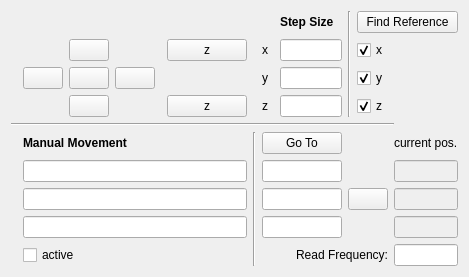
<?xml version="1.0" encoding="UTF-8"?>
<ui version="4.0">
 <class>Form</class>
 <widget class="QWidget" name="Form">
  <property name="geometry">
   <rect>
    <x>0</x>
    <y>0</y>
    <width>434</width>
    <height>270</height>
   </rect>
  </property>
  <property name="windowTitle">
   <string>Form</string>
  </property>
  <layout class="QGridLayout" name="gridLayout_2">
   <item row="3" column="5" colspan="3">
    <spacer name="horizontalSpacer_4">
     <property name="orientation">
      <enum>Qt::Horizontal</enum>
     </property>
     <property name="sizeHint" stdset="0">
      <size>
       <width>40</width>
       <height>20</height>
      </size>
     </property>
    </spacer>
   </item>
   <item row="3" column="4">
    <widget class="QPushButton" name="pushButton_right">
     <property name="text">
      <string/>
     </property>
    </widget>
   </item>
   <item row="2" column="3">
    <widget class="QPushButton" name="pushButton_up">
     <property name="text">
      <string/>
     </property>
    </widget>
   </item>
   <item row="4" column="3">
    <widget class="QPushButton" name="pushButton_down">
     <property name="text">
      <string/>
     </property>
    </widget>
   </item>
   <item row="3" column="3">
    <widget class="QPushButton" name="pushButton_stop">
     <property name="text">
      <string/>
     </property>
    </widget>
   </item>
   <item row="3" column="2">
    <widget class="QPushButton" name="pushButton_left">
     <property name="text">
      <string/>
     </property>
    </widget>
   </item>
   <item row="4" column="10">
    <widget class="QLineEdit" name="lineEdit"/>
   </item>
   <item row="2" column="8">
    <widget class="QLabel" name="label">
     <property name="layoutDirection">
      <enum>Qt::LeftToRight</enum>
     </property>
     <property name="text">
      <string>x</string>
     </property>
     <property name="alignment">
      <set>Qt::AlignRight|Qt::AlignTrailing|Qt::AlignVCenter</set>
     </property>
    </widget>
   </item>
   <item row="3" column="10">
    <widget class="QLineEdit" name="lineEdit_2"/>
   </item>
   <item row="4" column="6">
    <widget class="QPushButton" name="pushButton_zDown">
     <property name="text">
      <string>z</string>
     </property>
    </widget>
   </item>
   <item row="2" column="6">
    <widget class="QPushButton" name="pushButton_zUp">
     <property name="text">
      <string>z</string>
     </property>
    </widget>
   </item>
   <item row="3" column="0">
    <spacer name="horizontalSpacer_2">
     <property name="orientation">
      <enum>Qt::Horizontal</enum>
     </property>
     <property name="sizeHint" stdset="0">
      <size>
       <width>40</width>
       <height>20</height>
      </size>
     </property>
    </spacer>
   </item>
   <item row="2" column="7">
    <spacer name="horizontalSpacer_3">
     <property name="orientation">
      <enum>Qt::Horizontal</enum>
     </property>
     <property name="sizeHint" stdset="0">
      <size>
       <width>40</width>
       <height>20</height>
      </size>
     </property>
    </spacer>
   </item>
   <item row="2" column="0" colspan="3">
    <spacer name="horizontalSpacer">
     <property name="orientation">
      <enum>Qt::Horizontal</enum>
     </property>
     <property name="sizeHint" stdset="0">
      <size>
       <width>40</width>
       <height>20</height>
      </size>
     </property>
    </spacer>
   </item>
   <item row="5" column="0" colspan="14">
    <widget class="Line" name="line_2">
     <property name="orientation">
      <enum>Qt::Horizontal</enum>
     </property>
    </widget>
   </item>
   <item row="2" column="14">
    <spacer name="horizontalSpacer_8">
     <property name="orientation">
      <enum>Qt::Horizontal</enum>
     </property>
     <property name="sizeHint" stdset="0">
      <size>
       <width>40</width>
       <height>20</height>
      </size>
     </property>
    </spacer>
   </item>
   <item row="10" column="8" colspan="3">
    <widget class="QLineEdit" name="lineEdit_12"/>
   </item>
   <item row="7" column="8" colspan="3">
    <widget class="QPushButton" name="pushButton_2">
     <property name="text">
      <string>Go To</string>
     </property>
    </widget>
   </item>
   <item row="8" column="8" colspan="3">
    <widget class="QLineEdit" name="lineEdit_10"/>
   </item>
   <item row="3" column="8">
    <widget class="QLabel" name="label_2">
     <property name="text">
      <string>y</string>
     </property>
     <property name="alignment">
      <set>Qt::AlignRight|Qt::AlignTrailing|Qt::AlignVCenter</set>
     </property>
    </widget>
   </item>
   <item row="4" column="8">
    <widget class="QLabel" name="label_3">
     <property name="text">
      <string>z</string>
     </property>
     <property name="alignment">
      <set>Qt::AlignRight|Qt::AlignTrailing|Qt::AlignVCenter</set>
     </property>
    </widget>
   </item>
   <item row="9" column="8" colspan="3">
    <widget class="QLineEdit" name="lineEdit_11"/>
   </item>
   <item row="0" column="10">
    <spacer name="verticalSpacer">
     <property name="orientation">
      <enum>Qt::Vertical</enum>
     </property>
     <property name="sizeHint" stdset="0">
      <size>
       <width>20</width>
       <height>40</height>
      </size>
     </property>
    </spacer>
   </item>
   <item row="1" column="11" rowspan="4">
    <widget class="Line" name="line">
     <property name="orientation">
      <enum>Qt::Vertical</enum>
     </property>
    </widget>
   </item>
   <item row="8" column="13" colspan="2">
    <widget class="QLineEdit" name="lineEdit_7">
     <property name="enabled">
      <bool>false</bool>
     </property>
    </widget>
   </item>
   <item row="10" column="13" colspan="2">
    <widget class="QLineEdit" name="lineEdit_9">
     <property name="enabled">
      <bool>false</bool>
     </property>
    </widget>
   </item>
   <item row="2" column="10">
    <widget class="QLineEdit" name="lineEdit_3"/>
   </item>
   <item row="7" column="13" colspan="2">
    <widget class="QLabel" name="label_6">
     <property name="text">
      <string>current pos.</string>
     </property>
    </widget>
   </item>
   <item row="1" column="10">
    <widget class="QLabel" name="label_4">
     <property name="font">
      <font>
       <weight>75</weight>
       <bold>true</bold>
      </font>
     </property>
     <property name="text">
      <string>Step Size</string>
     </property>
    </widget>
   </item>
   <item row="9" column="13" colspan="2">
    <widget class="QLineEdit" name="lineEdit_8">
     <property name="enabled">
      <bool>false</bool>
     </property>
    </widget>
   </item>
   <item row="4" column="0" colspan="3">
    <spacer name="horizontalSpacer_7">
     <property name="orientation">
      <enum>Qt::Horizontal</enum>
     </property>
     <property name="sizeHint" stdset="0">
      <size>
       <width>40</width>
       <height>20</height>
      </size>
     </property>
    </spacer>
   </item>
   <item row="11" column="2" colspan="5">
    <widget class="QCheckBox" name="checkBox_4">
     <property name="text">
      <string>active</string>
     </property>
    </widget>
   </item>
   <item row="7" column="2" colspan="5">
    <widget class="QLabel" name="label_5">
     <property name="font">
      <font>
       <weight>75</weight>
       <bold>true</bold>
      </font>
     </property>
     <property name="text">
      <string>Manual Movement</string>
     </property>
    </widget>
   </item>
   <item row="9" column="2" colspan="5">
    <widget class="QLineEdit" name="lineEdit_6"/>
   </item>
   <item row="3" column="1">
    <spacer name="horizontalSpacer_6">
     <property name="orientation">
      <enum>Qt::Horizontal</enum>
     </property>
     <property name="sizeHint" stdset="0">
      <size>
       <width>40</width>
       <height>20</height>
      </size>
     </property>
    </spacer>
   </item>
   <item row="10" column="2" colspan="5">
    <widget class="QLineEdit" name="lineEdit_4"/>
   </item>
   <item row="7" column="7" rowspan="5">
    <widget class="Line" name="line_3">
     <property name="orientation">
      <enum>Qt::Vertical</enum>
     </property>
    </widget>
   </item>
   <item row="2" column="4" colspan="2">
    <spacer name="horizontalSpacer_5">
     <property name="orientation">
      <enum>Qt::Horizontal</enum>
     </property>
     <property name="sizeHint" stdset="0">
      <size>
       <width>40</width>
       <height>20</height>
      </size>
     </property>
    </spacer>
   </item>
   <item row="8" column="2" colspan="5">
    <widget class="QLineEdit" name="lineEdit_5"/>
   </item>
   <item row="3" column="12">
    <widget class="QCheckBox" name="checkBox_2">
     <property name="text">
      <string>y</string>
     </property>
     <property name="checked">
      <bool>true</bool>
     </property>
    </widget>
   </item>
   <item row="4" column="12">
    <widget class="QCheckBox" name="checkBox_3">
     <property name="text">
      <string>z</string>
     </property>
     <property name="checked">
      <bool>true</bool>
     </property>
    </widget>
   </item>
   <item row="2" column="12">
    <widget class="QCheckBox" name="checkBox">
     <property name="text">
      <string>x</string>
     </property>
     <property name="checked">
      <bool>true</bool>
     </property>
    </widget>
   </item>
   <item row="1" column="12" colspan="3">
    <widget class="QPushButton" name="pushButton">
     <property name="text">
      <string>Find Reference</string>
     </property>
    </widget>
   </item>
   <item row="9" column="11" colspan="2">
    <widget class="QPushButton" name="pushButton_3">
     <property name="text">
      <string/>
     </property>
    </widget>
   </item>
   <item row="11" column="13" colspan="2">
    <widget class="QLineEdit" name="lineEdit_13"/>
   </item>
   <item row="11" column="8" colspan="5">
    <widget class="QLabel" name="label_7">
     <property name="text">
      <string>Read Frequency:</string>
     </property>
     <property name="alignment">
      <set>Qt::AlignRight|Qt::AlignTrailing|Qt::AlignVCenter</set>
     </property>
    </widget>
   </item>
  </layout>
 </widget>
 <resources/>
 <connections/>
</ui>
